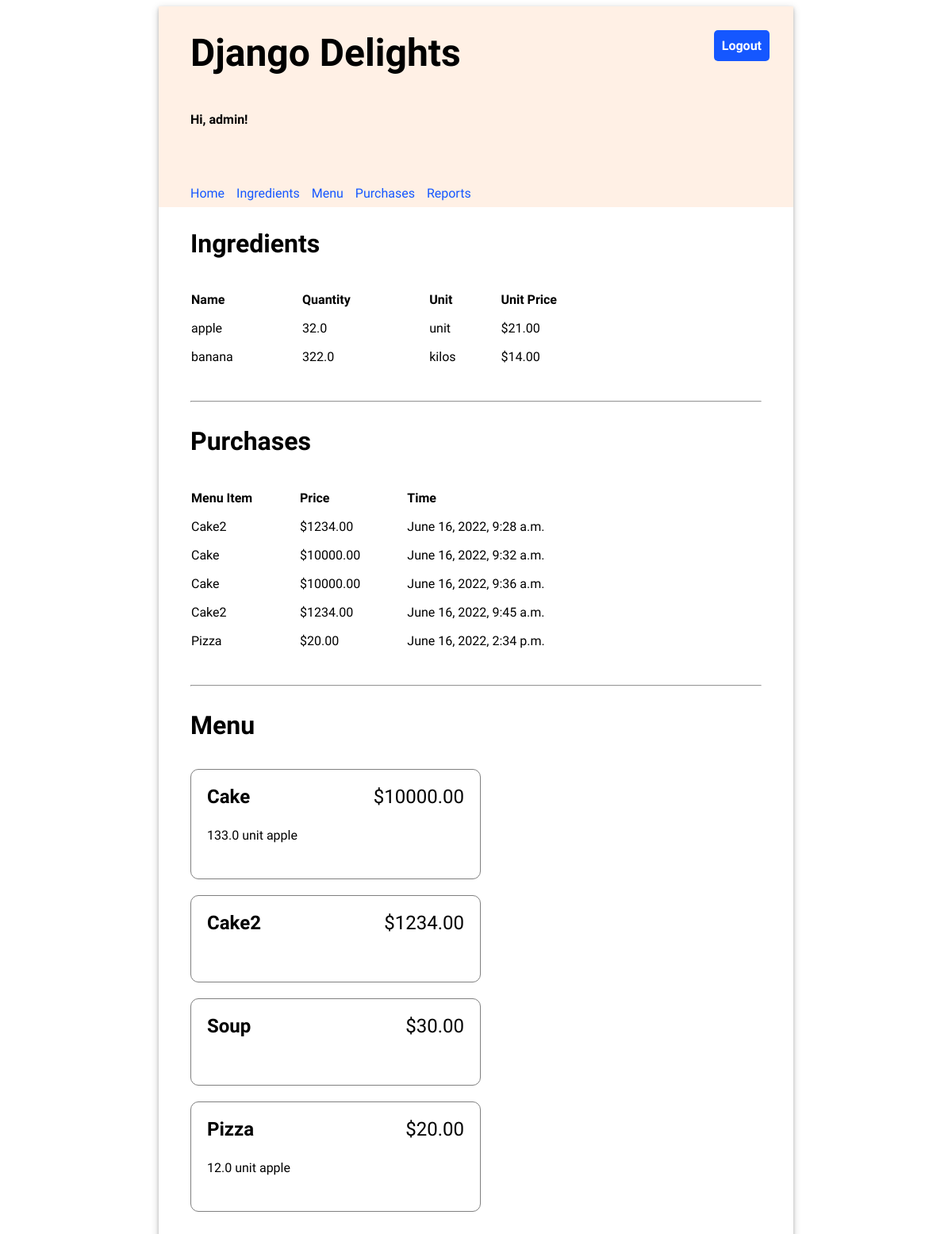
Before: / (signed in) with the older database file.
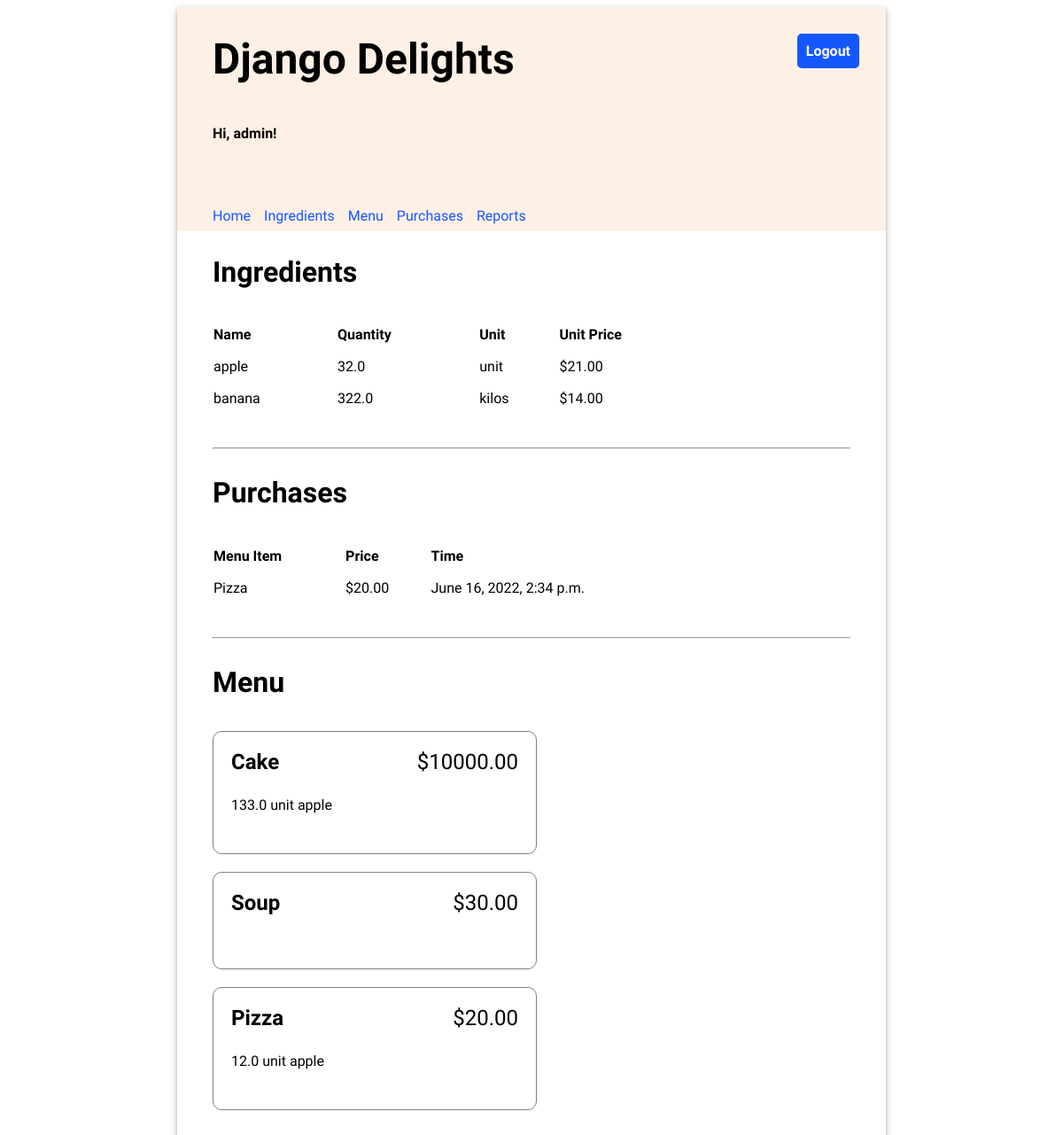
After: the same page with the newer database file.
### inventory/models.py (models this page shows, shortened)
class Ingredient(models.Model):
    id = models.AutoField(primary_key=True)
    name = models.CharField(max_length=200, unique=True)
    quantity = models.FloatField(default=0)
    unit = models.CharField(max_length=200)
    price_per_unit = models.FloatField(default=0)

class Purchase(models.Model):
    id = models.AutoField(primary_key=True)
    menu_item = models.ForeignKey(MenuItem, on_delete=models.CASCADE)
    timestamp = models.DateTimeField(auto_now_add=True)

class MenuItem(models.Model):
    id = models.AutoField(primary_key=True)
    title = models.CharField(max_length=200, unique=True)
    price = models.FloatField(default=0.00)

class RecipeRequirement(models.Model):
    id = models.AutoField(primary_key=True)
    menu_item = models.ForeignKey(MenuItem, on_delete=models.CASCADE)
    ingredient = models.ForeignKey(Ingredient, on_delete=models.CASCADE)
    quantity = models.FloatField(default=0)

### inventory/views.py (the view)
# urls.py: path('', views.HomeView.as_view(), name='home'),
class HomeView(LoginRequiredMixin, generic.TemplateView):
    template_name = "inventory/home.html"
    def get_context_data(self, **kwargs):
        context = super().get_context_data(**kwargs)
        context["ingredients"] = Ingredient.objects.all()
        context["menu_items"] = MenuItem.objects.all()
        context["purchases"] = Purchase.objects.all()
        return context

### templates/inventory/home.html (shortened to what this page needs)
{% extends '../base.html' %}
{% load static %}
{% block content %}
    <div class="home">
        <div>
            <h2>Ingredients</h2>
            <table class="inventory-table">
                <thead>
                    <tr>
                        <th>Name</th>
                        <th>Quantity</th>
                        <th>Unit</th>
                        <th>Unit Price</th>
                    </tr>
                </thead>
                <tbody>
                {% for ingredient in ingredients %}
                    <tr>
                        <td>{{ ingredient.name }}</td>
                        <td>{{ ingredient.quantity }}</td>
                        <td>{{ ingredient.unit }}</td>
                        <td class="price">${{ ingredient.price_per_unit|stringformat:".2f" }}</td>
                    </tr>
                {% endfor %}
                </tbody>
            </table>
        </div>
        <hr/>
        <div>
            <h2>Purchases</h2>
            <table class="inventory-table">
                <thead>
                    <tr>
                        <th>Menu Item</th>
                        <th>Price</th>
                        <th>Time</th>
                    </tr>
                </thead>
                <tbody>
                {% for purchase in purchases %}
                    <tr>
                        <td>{{ purchase.menu_item.title }}</td>
                        <td class="price">${{ purchase.menu_item.price|stringformat:".2f" }}</td>
                        <td>{{ purchase.timestamp }}</td>
                    </tr>
                {% endfor %}
                </tbody>
            </table>
        </div>
        <hr/>
        <div>
            <h2>Menu</h2>
            <ul class="menu-items">
            {% for menu_item in menu_items %}
                <li>
                    <div class="menu-item-header">
                        <div class="menu-item-title">{{ menu_item.title }}</div>
                        <div class="menu-item-price">${{ menu_item.price|stringformat:".2f" }}</div>
                    </div>
                    <ul class="menu-item-ingredients">
                        {% for recipe_requirement in menu_item.reciperequirement_set.all %}
                        <li>{{ recipe_requirement.quantity }} {{recipe_requirement.ingredient.unit }} {{ recipe_requirement.ingredient.name }}</li>
                        {% endfor %}
                    </ul>
                </li>
            {% endfor %}
            </ul>
        </div>
    </div>
{% endblock %}

Changed rows visible on the page:
removed Purchase: menu_item "Cake2", menu_item.price "1234.00", timestamp "June 16, 2022, 9:28 a.m."
removed Purchase: menu_item "Cake", menu_item.price "10000.00", timestamp "June 16, 2022, 9:32 a.m."
removed Purchase: menu_item "Cake", menu_item.price "10000.00", timestamp "June 16, 2022, 9:36 a.m."
removed Purchase: menu_item "Cake2", menu_item.price "1234.00", timestamp "June 16, 2022, 9:45 a.m."
removed MenuItem: title "Cake2", price "1234.00"
